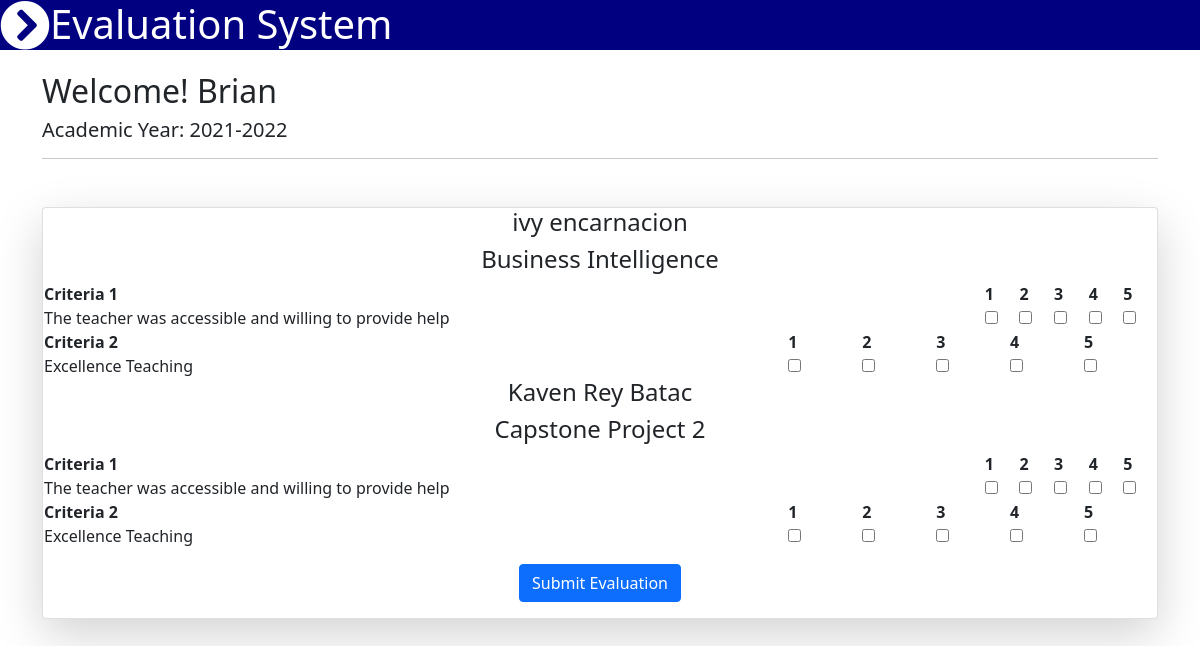
The app's page /evaluate.php (signed in) with its own data.
### tables this page shows
CREATE TABLE `evaluation` (
  `evaluationid` int(30) NOT NULL,
  `sub_enrolled_id` int(30) NOT NULL
);

CREATE TABLE `faculties` (
  `id` int(30) NOT NULL,
  `fno` varchar(255) NOT NULL,
  `username` varchar(255) NOT NULL,
  `fname` varchar(255) NOT NULL,
  `lname` varchar(255) NOT NULL,
  `usertype` varchar(30) NOT NULL,
  `password` varchar(255) NOT NULL,
  `view` varchar(30) NOT NULL
);

CREATE TABLE `subject` (
  `id` int(30) NOT NULL,
  `code` varchar(30) NOT NULL,
  `description` varchar(255) NOT NULL,
  `faculty_id` int(30) NOT NULL
);

CREATE TABLE `criteria` (
  `id` int(30) NOT NULL,
  `criteria` varchar(30) NOT NULL
);

CREATE TABLE `questions` (
  `id` int(30) NOT NULL,
  `criteria_id` int(30) NOT NULL,
  `question` varchar(255) NOT NULL
);

### evaluate.php (the view, shortened to what this page needs)
<body>
<?php include'navbar.php'; ?>
    <div class="main-body">
        <div class="container py-5">
          <h2>Welcome! <?=$_SESSION['username'] ?></h2>
          <h5>Academic Year: <?=$_SESSION['academic']?></h5>
          <hr>
            <div class="card my-5 text-center shadow-lg">
                    <form autocomplete="off" action="rate.php" method="post">
                    <?php
                            $qry=mysqli_query($koneksyon,"SELECT * FROM evaluation INNER JOIN subject_enrolled ON subject_enrolled.id=evaluation.sub_enrolled_id INNER JOIN students ON students.id=subject_enrolled.student_id INNER JOIN department ON department.id=students.department_id INNER JOIN subject ON subject_enrolled.subject_take=subject.id INNER JOIN faculties ON faculties.id=subject.faculty_id WHERE department_id = {$_SESSION['dept']}");
                            while($row=mysqli_fetch_array($qry)){
                                echo "<h4>".$row['fname']." ".$row['lname']."</h4>";
                                echo "<h4>".$row['description']."</h4>";
                                        $qryview = "SELECT criteria, id as cid FROM criteria ";
                                        $result = mysqli_query($koneksyon, $qryview);
                                            while($row = mysqli_fetch_array($result)){
                                        ?>
                                        <table class="display" id="myTable" width="100%" cellspacing="0">
                                            <thead>
                                                <tr>
                                                    <th><?php echo $row['criteria']; ?></th>
                                                    <th>1</th>
                                                    <th>2</th>
                                                    <th>3</th>
                                                    <th>4</th>
                                                    <th>5</th>
                                                </tr>
                                            </thead>
                                            <tbody>
                                            <?php
                                                $tanong = "SELECT question, id as qid FROM questions WHERE criteria_id = {$row['cid']}";
                                                $resulta = mysqli_query($koneksyon, $tanong);
                                                while($row1 = mysqli_fetch_array($resulta)){
                                                    ?>
                                                    <tr>
                                                        <td><?php echo $row1['question'];?></td>
                                                        <?php for($c=1;$c<=5;$c++): ?>
                                                            <td>
                                                                    <input type="checkbox" name="rate[]" <?php echo $c == 5 ? : '' ?> value="<?php echo $c ?>">
                                                            </td>
                                                        <?php endfor; ?>
                                                    </tr>
                                                <?php } ?>
                                            </tbody>
                                        </table>
                                        <?php }  ?>
                              <?php }  ?>
                              <div class="form-group mt-3">
                                  <button type="submit" name="save_multicheckbox" class="btn btn-primary">Submit Evaluation</button>
                              </div>
                    </form>
            </div>
        </div>
   </div>
</body>

### records on screen
evaluation: faculties.fname "ivy", faculties.lname "encarnacion", subject.description "Business Intelligence"
criteria: criteria "Criteria 1"
questions: question "The teacher was accessible and willing to provide help"
criteria: criteria "Criteria 2"
questions: question "Excellence Teaching"
evaluation: faculties.fname "Kaven Rey", faculties.lname "Batac", subject.description "Capstone Project 2"

### other values on screen
$_SESSION['username'] "Brian"
$_SESSION['academic'] "2021-2022"
